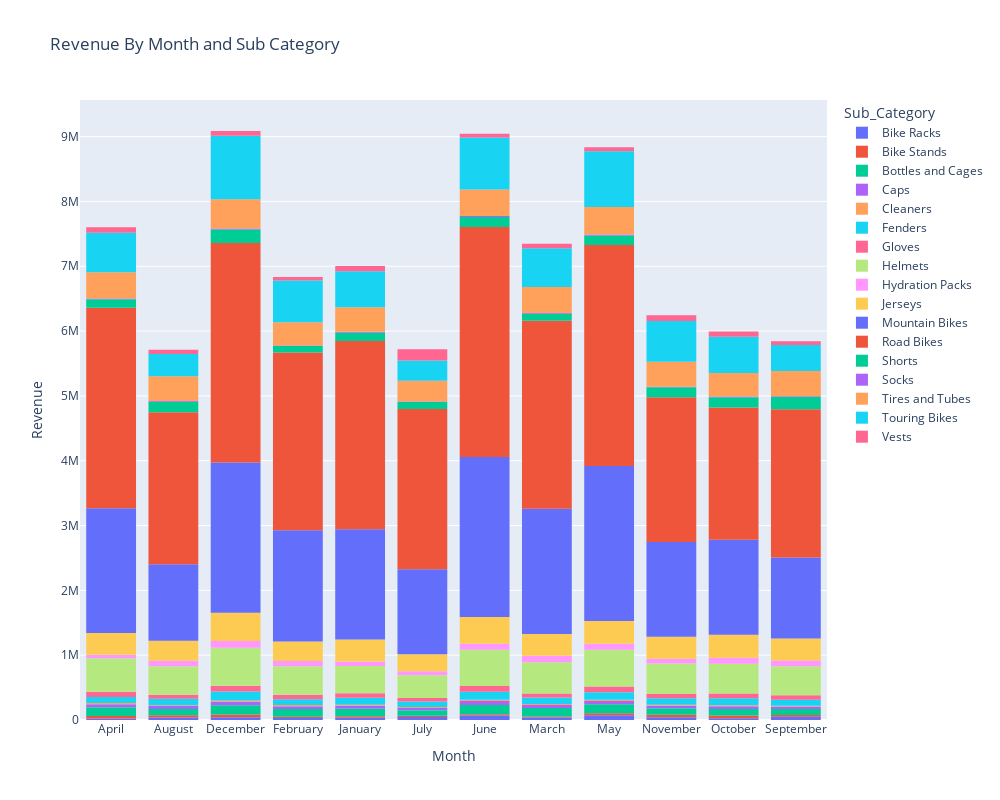

Here is the notebook cell this chart was saved with:
### Code cell
fig = px.histogram(mn, x= 'Month', y = 'Revenue' ,color = 'Sub_Category',width = 1000, height = 800,title = 'Revenue By Month and Sub Category')
fig.update_layout(
    xaxis_title_text='Month',
    yaxis_title_text='Revenue')
fig.show()

### Figure 1 — Plotly figure (JSON) as saved in the notebook; plotly's stock layout.template omitted (floating-point values rounded to 4 significant figures)
{"data": [{"alignmentgroup": "True", "bingroup": "x", "histfunc": "sum", "hovertemplate": "Sub_Category=Bike Racks<br>Month=%{x}<br>sum of Revenue=%{y}<extra></extra>", "legendgroup": "Bike Racks", "marker": {"color": "#636efa", "pattern": {"shape": ""}}, "name": "Bike Racks", "offsetgroup": "Bike Racks", "orientation": "v", "showlegend": true, "type": "histogram", "x": ["April", "August", "December", "February", "January", "July", "June", "March", "May", "November", "October", "September"], "xaxis": "x", "y": [23936, 39523, 43674, 29859, 36100, 47627, 68659, 36670, 72894, 41792, 27980, 49086], "yaxis": "y"}, {"alignmentgroup": "True", "bingroup": "x", "histfunc": "sum", "hovertemplate": "Sub_Category=Bike Stands<br>Month=%{x}<br>sum of Revenue=%{y}<extra></extra>", "legendgroup": "Bike Stands", "marker": {"color": "#EF553B", "pattern": {"shape": ""}}, "name": "Bike Stands", "offsetgroup": "Bike Stands", "orientation": "v", "showlegend": true, "type": "histogram", "x": ["April", "August", "December", "February", "January", "July", "June", "March", "May", "November", "October", "September"], "xaxis": "x", "y": [38631, 32558, 40105, 19714, 20085, 16058, 18979, 19059, 31949, 38899, 39671, 28367], "yaxis": "y"}, {"alignmentgroup": "True", "bingroup": "x", "histfunc": "sum", "hovertemplate": "Sub_Category=Bottles and Cages<br>Month=%{x}<br>sum of Revenue=%{y}<extra></extra>", "legendgroup": "Bottles and Cages", "marker": {"color": "#00cc96", "pattern": {"shape": ""}}, "name": "Bottles and Cages", "offsetgroup": "Bottles and Cages", "orientation": "v", "showlegend": true, "type": "histogram", "x": ["April", "August", "December", "February", "January", "July", "June", "March", "May", "November", "October", "September"], "xaxis": "x", "y": [133866, 97692, 143638, 119777, 118669, 88515, 144207, 130433, 137275, 99761, 102734, 92607], "yaxis": "y"}, {"alignmentgroup": "True", "bingroup": "x", "histfunc": "sum", "hovertemplate": "Sub_Category=Caps<br>Month=%{x}<br>sum of Revenue=%{y}<extra></extra>", "legendgroup": "Caps", "marker": {"color": "#ab63fa", "pattern": {"shape": ""}}, "name": "Caps", "offsetgroup": "Caps", "orientation": "v", "showlegend": true, "type": "histogram", "x": ["April", "August", "December", "February", "January", "July", "June", "March", "May", "November", "October", "September"], "xaxis": "x", "y": [48281, 44559, 55165, 44411, 44556, 34563, 59854, 47157, 51063, 40118, 41400, 37650], "yaxis": "y"}, {"alignmentgroup": "True", "bingroup": "x", "histfunc": "sum", "hovertemplate": "Sub_Category=Cleaners<br>Month=%{x}<br>sum of Revenue=%{y}<extra></extra>", "legendgroup": "Cleaners", "marker": {"color": "#FFA15A", "pattern": {"shape": ""}}, "name": "Cleaners", "offsetgroup": "Cleaners", "orientation": "v", "showlegend": true, "type": "histogram", "x": ["April", "August", "December", "February", "January", "July", "June", "March", "May", "November", "October", "September"], "xaxis": "x", "y": [15860, 14512, 19268, 17291, 17010, 13532, 22372, 13081, 19901, 14893, 17449, 13652], "yaxis": "y"}, {"alignmentgroup": "True", "bingroup": "x", "histfunc": "sum", "hovertemplate": "Sub_Category=Fenders<br>Month=%{x}<br>sum of Revenue=%{y}<extra></extra>", "legendgroup": "Fenders", "marker": {"color": "#19d3f3", "pattern": {"shape": ""}}, "name": "Fenders", "offsetgroup": "Fenders", "orientation": "v", "showlegend": true, "type": "histogram", "x": ["April", "August", "December", "February", "January", "July", "June", "March", "May", "November", "October", "September"], "xaxis": "x", "y": [93532, 97631, 136317, 89522, 105713, 87010, 122336, 100480, 115916, 100259, 106153, 90864], "yaxis": "y"}, {"alignmentgroup": "True", "bingroup": "x", "histfunc": "sum", "hovertemplate": "Sub_Category=Gloves<br>Month=%{x}<br>sum of Revenue=%{y}<extra></extra>", "legendgroup": "Gloves", "marker": {"color": "#FF6692", "pattern": {"shape": ""}}, "name": "Gloves", "offsetgroup": "Gloves", "orientation": "v", "showlegend": true, "type": "histogram", "x": ["April", "August", "December", "February", "January", "July", "June", "March", "May", "November", "October", "September"], "xaxis": "x", "y": [81265, 62236, 90611, 67645, 69645, 53781, 87574, 62494, 88328, 66468, 72910, 68462], "yaxis": "y"}, {"alignmentgroup": "True", "bingroup": "x", "histfunc": "sum", "hovertemplate": "Sub_Category=Helmets<br>Month=%{x}<br>sum of Revenue=%{y}<extra></extra>", "legendgroup": "Helmets", "marker": {"color": "#B6E880", "pattern": {"shape": ""}}, "name": "Helmets", "offsetgroup": "Helmets", "orientation": "v", "showlegend": true, "type": "histogram", "x": ["April", "August", "December", "February", "January", "July", "June", "March", "May", "November", "October", "September"], "xaxis": "x", "y": [516718, 440283, 584914, 442664, 422408, 350813, 559699, 480463, 566419, 469534, 457731, 449435], "yaxis": "y"}, {"alignmentgroup": "True", "bingroup": "x", "histfunc": "sum", "hovertemplate": "Sub_Category=Hydration Packs<br>Month=%{x}<br>sum of Revenue=%{y}<extra></extra>", "legendgroup": "Hydration Packs", "marker": {"color": "#FF97FF", "pattern": {"shape": ""}}, "name": "Hydration Packs", "offsetgroup": "Hydration Packs", "orientation": "v", "showlegend": true, "type": "histogram", "x": ["April", "August", "December", "February", "January", "July", "June", "March", "May", "November", "October", "September"], "xaxis": "x", "y": [54271, 83198, 104613, 80308, 69182, 59013, 91855, 99869, 93313, 72914, 93853, 88017], "yaxis": "y"}, {"alignmentgroup": "True", "bingroup": "x", "histfunc": "sum", "hovertemplate": "Sub_Category=Jerseys<br>Month=%{x}<br>sum of Revenue=%{y}<extra></extra>", "legendgroup": "Jerseys", "marker": {"color": "#FECB52", "pattern": {"shape": ""}}, "name": "Jerseys", "offsetgroup": "Jerseys", "orientation": "v", "showlegend": true, "type": "histogram", "x": ["April", "August", "December", "February", "January", "July", "June", "March", "May", "November", "October", "September"], "xaxis": "x", "y": [334259, 311376, 434435, 300367, 338506, 262111, 414118, 335505, 348654, 341084, 354662, 338665], "yaxis": "y"}, {"alignmentgroup": "True", "bingroup": "x", "histfunc": "sum", "hovertemplate": "Sub_Category=Mountain Bikes<br>Month=%{x}<br>sum of Revenue=%{y}<extra></extra>", "legendgroup": "Mountain Bikes", "marker": {"color": "#636efa", "pattern": {"shape": ""}}, "name": "Mountain Bikes", "offsetgroup": "Mountain Bikes", "orientation": "v", "showlegend": true, "type": "histogram", "x": ["April", "August", "December", "February", "January", "July", "June", "March", "May", "November", "October", "September"], "xaxis": "x", "y": [1925604, 1179106, 2321288, 1715866, 1702699, 1310953, 2466983, 1932021, 2391640, 1460278, 1466090, 1250998], "yaxis": "y"}, {"alignmentgroup": "True", "bingroup": "x", "histfunc": "sum", "hovertemplate": "Sub_Category=Road Bikes<br>Month=%{x}<br>sum of Revenue=%{y}<extra></extra>", "legendgroup": "Road Bikes", "marker": {"color": "#EF553B", "pattern": {"shape": ""}}, "name": "Road Bikes", "offsetgroup": "Road Bikes", "orientation": "v", "showlegend": true, "type": "histogram", "x": ["April", "August", "December", "February", "January", "July", "June", "March", "May", "November", "October", "September"], "xaxis": "x", "y": [3093364, 2343459, 3384664, 2742228, 2901754, 2473816, 3549987, 2901918, 3412014, 2234041, 2040658, 2285158], "yaxis": "y"}, {"alignmentgroup": "True", "bingroup": "x", "histfunc": "sum", "hovertemplate": "Sub_Category=Shorts<br>Month=%{x}<br>sum of Revenue=%{y}<extra></extra>", "legendgroup": "Shorts", "marker": {"color": "#00cc96", "pattern": {"shape": ""}}, "name": "Shorts", "offsetgroup": "Shorts", "orientation": "v", "showlegend": true, "type": "histogram", "x": ["April", "August", "December", "February", "January", "July", "June", "March", "May", "November", "October", "September"], "xaxis": "x", "y": [130173, 163059, 208328, 99116, 126654, 106976, 155099, 109116, 145116, 151988, 156726, 188359], "yaxis": "y"}, {"alignmentgroup": "True", "bingroup": "x", "histfunc": "sum", "hovertemplate": "Sub_Category=Socks<br>Month=%{x}<br>sum of Revenue=%{y}<extra></extra>", "legendgroup": "Socks", "marker": {"color": "#ab63fa", "pattern": {"shape": ""}}, "name": "Socks", "offsetgroup": "Socks", "orientation": "v", "showlegend": true, "type": "histogram", "x": ["April", "August", "December", "February", "January", "July", "June", "March", "May", "November", "October", "September"], "xaxis": "x", "y": [12639, 12043, 13794, 9921, 14983, 8897, 12343, 11081, 14343, 10356, 12790, 13981], "yaxis": "y"}, {"alignmentgroup": "True", "bingroup": "x", "histfunc": "sum", "hovertemplate": "Sub_Category=Tires and Tubes<br>Month=%{x}<br>sum of Revenue=%{y}<extra></extra>", "legendgroup": "Tires and Tubes", "marker": {"color": "#FFA15A", "pattern": {"shape": ""}}, "name": "Tires and Tubes", "offsetgroup": "Tires and Tubes", "orientation": "v", "showlegend": true, "type": "histogram", "x": ["April", "August", "December", "February", "January", "July", "June", "March", "May", "November", "October", "September"], "xaxis": "x", "y": [405318, 381810, 454215, 357277, 379276, 319167, 410190, 400280, 426228, 383901, 363211, 390029], "yaxis": "y"}, {"alignmentgroup": "True", "bingroup": "x", "histfunc": "sum", "hovertemplate": "Sub_Category=Touring Bikes<br>Month=%{x}<br>sum of Revenue=%{y}<extra></extra>", "legendgroup": "Touring Bikes", "marker": {"color": "#19d3f3", "pattern": {"shape": ""}}, "name": "Touring Bikes", "offsetgroup": "Touring Bikes", "orientation": "v", "showlegend": true, "type": "histogram", "x": ["April", "August", "December", "February", "January", "July", "June", "March", "May", "November", "October", "September"], "xaxis": "x", "y": [608355, 344824, 979392, 644776, 555334, 312585, 800723, 600128, 858900, 630319, 559520, 400691], "yaxis": "y"}, {"alignmentgroup": "True", "bingroup": "x", "histfunc": "sum", "hovertemplate": "Sub_Category=Vests<br>Month=%{x}<br>sum of Revenue=%{y}<extra></extra>", "legendgroup": "Vests", "marker": {"color": "#FF6692", "pattern": {"shape": ""}}, "name": "Vests", "offsetgroup": "Vests", "orientation": "v", "showlegend": true, "type": "histogram", "x": ["April", "August", "December", "February", "January", "July", "June", "March", "May", "November", "October", "September"], "xaxis": "x", "y": [86678, 63324, 72510, 53841, 83321, 176042, 58030, 67409, 62810, 87693, 81541, 55864], "yaxis": "y"}], "layout": {"barmode": "relative", "height": 800, "legend": {"title": {"text": "Sub_Category"}, "tracegroupgap": 0}, "title": {"text": "Revenue By Month and Sub Category"}, "width": 1000, "xaxis": {"anchor": "y", "domain": [0.0, 1.0], "title": {"text": "Month"}}, "yaxis": {"anchor": "x", "domain": [0.0, 1.0], "title": {"text": "Revenue"}}}}
